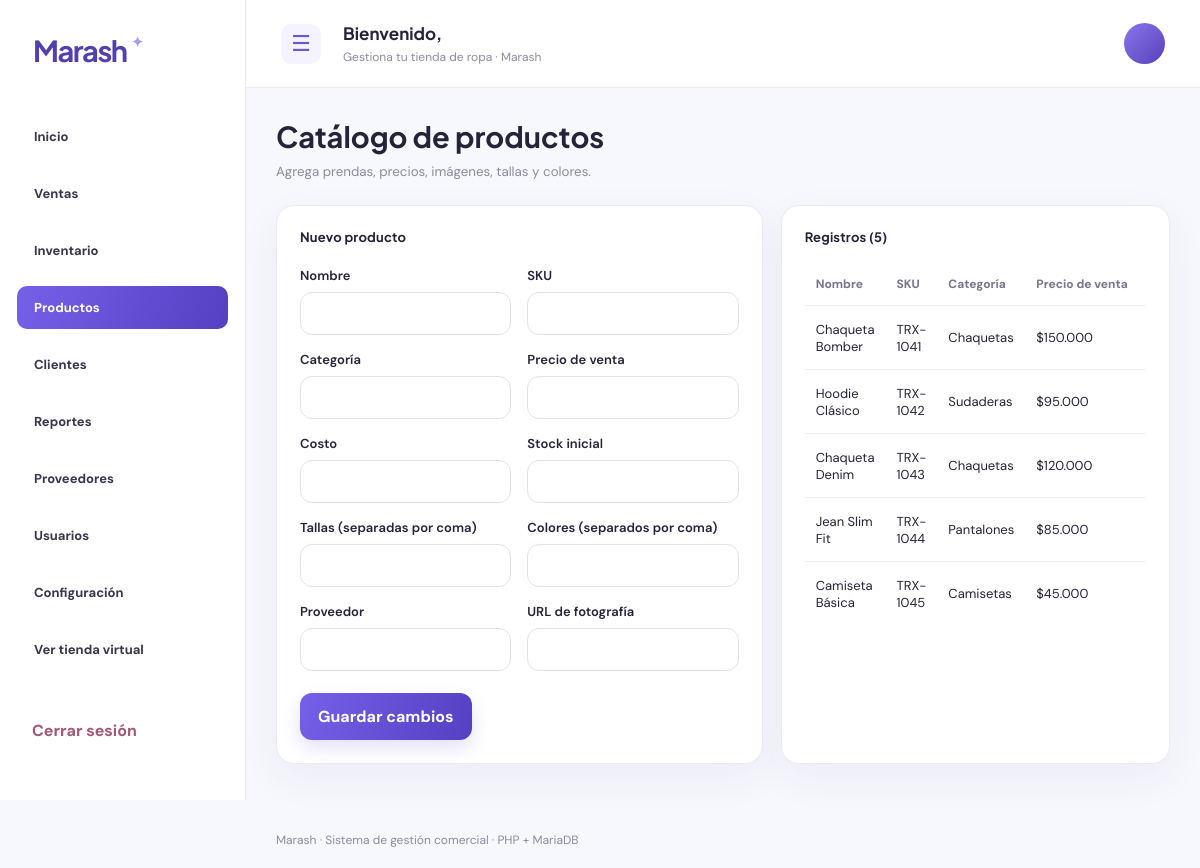
The page /marash/index.php?page=productos (signed in) on the database its author committed.
### tables this page shows
CREATE TABLE IF NOT EXISTS products (
 id INT UNSIGNED AUTO_INCREMENT PRIMARY KEY,
 name VARCHAR(180) NOT NULL,
 sku VARCHAR(80) NOT NULL UNIQUE,
 category VARCHAR(100) NOT NULL,
 price DECIMAL(12,2) NOT NULL DEFAULT 0,
 cost DECIMAL(12,2) NOT NULL DEFAULT 0,
 stock INT UNSIGNED NOT NULL DEFAULT 0,
 sizes VARCHAR(200) NOT NULL DEFAULT '',
 colors VARCHAR(200) NOT NULL DEFAULT '',
 supplier VARCHAR(160) NOT NULL DEFAULT '',
 image_url VARCHAR(500) NOT NULL DEFAULT '',
 created_at TIMESTAMP DEFAULT CURRENT_TIMESTAMP
);

### marash/vistas/productos/index.php (called while the page is built)
<?php require_once __DIR__.'/../componentes.php';catalogView('product','Catálogo de productos','Agrega prendas, precios, imágenes, tallas y colores.',['name'=>'Nombre','sku'=>'SKU','category'=>'Categoría','price'=>'Precio de venta','cost'=>'Costo','stock'=>'Stock inicial','sizes'=>'Tallas (separadas por coma)','colors'=>'Colores (separados por coma)','supplier'=>'Proveedor','image_url'=>'URL de fotografía']); ?>

### marash/index.php (called while the page is built, shortened)
<?php
require __DIR__ . '/vistas/plantilla.php';

### marash/vistas/funciones.php (called while the page is built, shortened)
<?php
function e(mixed $v): string{return htmlspecialchars((string)($v??''),ENT_QUOTES|ENT_SUBSTITUTE,'UTF-8');}
function money(mixed $v): string{return '$'.number_format((float)$v,0,',','.');}

### marash/servidor/modelos/ModeloGestion.php (called while the page is built, shortened)
<?php
function allRows(string $table): array {if(!in_array($table,['products','clients','suppliers','sales'],true))throw new InvalidArgumentException('Tabla inválida');return db()->query("SELECT * FROM `$table` ORDER BY id DESC")->fetchAll();}

### marash/servidor/controladores/ControladorPaginas.php (called while the page is built, shortened)
<?php
function catalogPageData(string $type): array {
    $tables=['product'=>'products','client'=>'clients','supplier'=>'suppliers'];
    $table=$tables[$type];
    return ['rows'=>allRows($table),'edit'=>isset($_GET['edit'])?oneRow($table,(int)$_GET['edit']):null];
}

### marash/vistas/componentes.php (the view, shortened to what this page needs)
<?php
function catalogView(string $type,string $title,string $subtitle,array $fields): void {
 $tables=['product'=>'products','client'=>'clients','supplier'=>'suppliers'];$table=$tables[$type];
 ['rows'=>$rows,'edit'=>$edit]=catalogPageData($type);
 echo '<div class="heading"><div><h1>'.e($title).'</h1><small>'.e($subtitle).'</small></div></div><div class="two-col"><div class="panel"><h3>'.($edit?'Editar':'Nuevo').' '.e($type==='product'?'producto':($type==='client'?'cliente':'proveedor')).'</h3><form method="post"><input type="hidden" name="action" value="save"><input type="hidden" name="type" value="'.e($type).'"><input type="hidden" name="id" value="'.e($edit['id']??'').'">';csrf();echo '<div class="form-grid">';
 foreach($fields as $key=>$label){$val=$edit[$key]??'';$required=in_array($key,['name','sku','category'],true)?'required':'';$inputType=in_array($key,['price','cost','stock'],true)?'number':($key==='email'?'email':'text');$extra=$inputType==='number'?'min="0" step="'.($key==='stock'?'1':'0.01').'"':'';echo '<label>'.e($label).'<input type="'.$inputType.'" name="'.e($key).'" value="'.e($val).'" '.$required.' '.$extra.'></label>';}
 echo '</div><div class="form-actions"><button class="primary" type="submit">Guardar cambios</button>';if($edit)echo '<a class="btn-link" href="?page='.e($table==='products'?'productos':($table==='clients'?'clientes':'proveedores')).'">Cancelar edición</a>';echo '</div></form></div><div class="panel"><h3>Registros ('.count($rows).')</h3><div class="table-scroll"><table><thead><tr>';foreach(array_slice($fields,0,$type==='product'?4:3,true) as $label)echo '<th>'.e($label).'</th>';echo '<th>Acciones</th></tr></thead><tbody>';
 foreach($rows as $r){echo '<tr>';foreach(array_slice($fields,0,$type==='product'?4:3,true) as $key=>$label){$v=$r[$key];if($key==='price')$v=money($v);echo '<td>'.e($v).'</td>';}echo '<td><div class="actions"><a class="btn-link" href="?page='.e($table==='products'?'productos':($table==='clients'?'clientes':'proveedores')).'&edit='.e($r['id']).'">Editar</a>';echo '</div></td></tr>';}
 echo '</tbody></table>';if(!$rows)echo '<p class="empty">No hay registros.</p>';echo '</div></div></div>';
}

### marash/interfaz/css/estilos.css (style rules this page uses)
:root { --primary:#6552d9;--deep:#30216f;--lavender:#f1efff;--bg:#f7f8fd;--text:#24233a;--muted:#8a8ba1;--border:#e9eaf3;--green:#13a77c;--shadow:0 14px 40px rgba(53,47,114,.06) }
* { box-sizing:border-box }
body { margin:0;font-family:'DM Sans',Arial,sans-serif;color:var(--text);background:var(--bg) }
button,input,select { font:inherit }
button { cursor:pointer }
h1,h2,h3,p { margin-top:0 }
h1,h2,h3,strong { font-family:'Plus Jakarta Sans',sans-serif }
input,select { outline:none;border:1px solid #e1e2ee;border-radius:12px;padding:12px 14px;background:#fff;color:#35334b;width:100%;transition:.2s }
label { display:block;font-weight:600;font-size:13px }
label input,label select { display:block;margin-top:8px }
.primary { background:linear-gradient(110deg,#7560e8,#5540c3);color:#fff;border:0;border-radius:12px;padding:13px 18px;font-weight:700;box-shadow:0 8px 18px #6a55d32e }
.muted,small { color:var(--muted) }
.card,.panel { background:white;border:1px solid #eff0f6;border-radius:18px;box-shadow:var(--shadow) }
.panel { padding:24px;margin-bottom:18px;min-width:0 }
.panel h3 { font-size:13px;letter-spacing:.2px;margin-bottom:22px }
table { width:100%;border-collapse:collapse;text-align:left;font-size:12px }
th { color:#8c8da0;font-weight:700;border-bottom:1px solid #eff0f5;padding:13px 12px;white-space:nowrap }
td { padding:15px 12px;border-bottom:1px solid #f3f3f8;vertical-align:middle }
tr:last-child td { border-bottom:0 }
.form-grid { display:grid;grid-template-columns:repeat(2,minmax(0,1fr));gap:18px;margin:22px 0 }
.form-grid label { min-width:0 }
.form-grid input { width:100% }
.heading { display:flex;justify-content:space-between;align-items:center;gap:16px;flex-wrap:wrap;margin-bottom:24px }
.heading h1 { font-size:29px;margin:0 0 6px }
.stat,.panel { background:white;border:1px solid var(--border);border-radius:18px;padding:23px;box-shadow:var(--shadow) }
.two-col { display:grid;grid-template-columns:1.25fr 1fr;gap:18px }
.panel { margin-bottom:18px }
.panel h3 { margin-bottom:18px }
.table-scroll { overflow-x:auto }
table { width:100%;border-collapse:collapse;text-align:left }
th,td { padding:13px 11px;border-bottom:1px solid #f0eff6;font-size:13px }
th { color:#77758c;font-size:12px }
.form-grid { display:grid;grid-template-columns:repeat(2,minmax(0,1fr));gap:16px }
.form-grid label { margin:0 }
.form-actions { display:flex;gap:10px;align-items:center;margin-top:18px;flex-wrap:wrap }

### rows shown on the page
products: name "Chaqueta Bomber", sku "TRX-1041", category "Chaquetas", price "$150.000"
products: name "Hoodie Clásico", sku "TRX-1042", category "Sudaderas", price "$95.000"
products: name "Chaqueta Denim", sku "TRX-1043", category "Chaquetas", price "$120.000"
products: name "Jean Slim Fit", sku "TRX-1044", category "Pantalones", price "$85.000"
products: name "Camiseta Básica", sku "TRX-1045", category "Camisetas", price "$45.000"

### other values the page prints
$label "Inicio"
$label "Ventas"
$label "Inventario"
$label "Productos"
$label "Clientes"
$label "Reportes"
$label "Proveedores"
$label "Usuarios"
$label "Configuración"
$title "Catálogo de productos"
$subtitle "Agrega prendas, precios, imágenes, tallas y colores."
$type==='product'?'producto':($type==='client'?'cliente':'proveedor') "producto"
$label "Nombre"
$label "SKU"
$label "Categoría"
